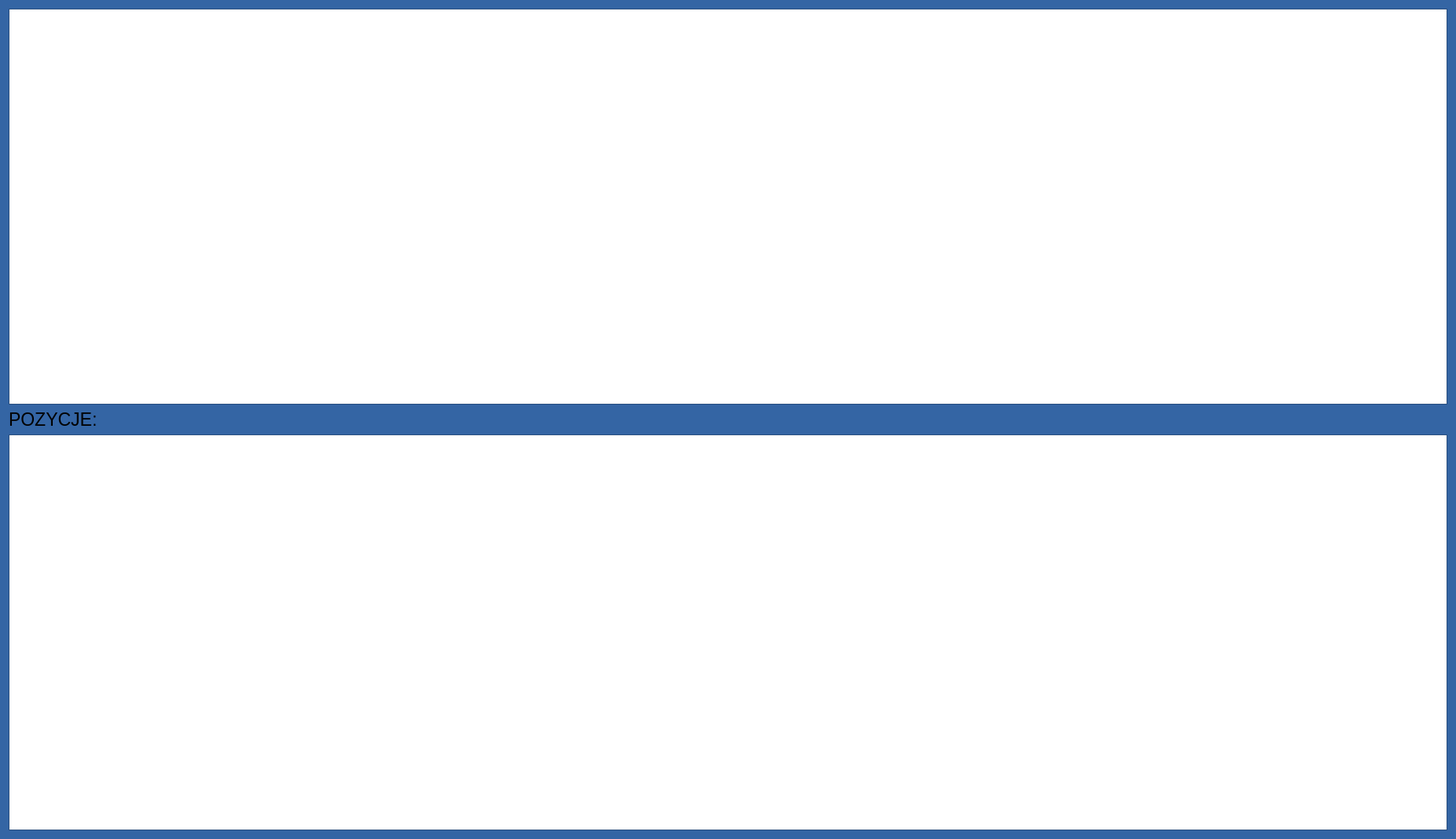
<?xml version="1.0" encoding="UTF-8"?>
<ui version="4.0">
 <class>RozniceDialog</class>
 <widget class="QDialog" name="RozniceDialog">
  <property name="geometry">
   <rect>
    <x>0</x>
    <y>0</y>
    <width>1850</width>
    <height>1066</height>
   </rect>
  </property>
  <property name="palette">
   <palette>
    <active>
     <colorrole role="WindowText">
      <brush brushstyle="SolidPattern">
       <color alpha="255">
        <red>0</red>
        <green>0</green>
        <blue>0</blue>
       </color>
      </brush>
     </colorrole>
     <colorrole role="Button">
      <brush brushstyle="SolidPattern">
       <color alpha="255">
        <red>52</red>
        <green>101</green>
        <blue>164</blue>
       </color>
      </brush>
     </colorrole>
     <colorrole role="Light">
      <brush brushstyle="SolidPattern">
       <color alpha="255">
        <red>78</red>
        <green>152</green>
        <blue>246</blue>
       </color>
      </brush>
     </colorrole>
     <colorrole role="Midlight">
      <brush brushstyle="SolidPattern">
       <color alpha="255">
        <red>65</red>
        <green>126</green>
        <blue>205</blue>
       </color>
      </brush>
     </colorrole>
     <colorrole role="Dark">
      <brush brushstyle="SolidPattern">
       <color alpha="255">
        <red>26</red>
        <green>50</green>
        <blue>82</blue>
       </color>
      </brush>
     </colorrole>
     <colorrole role="Mid">
      <brush brushstyle="SolidPattern">
       <color alpha="255">
        <red>34</red>
        <green>67</green>
        <blue>109</blue>
       </color>
      </brush>
     </colorrole>
     <colorrole role="Text">
      <brush brushstyle="SolidPattern">
       <color alpha="255">
        <red>0</red>
        <green>0</green>
        <blue>0</blue>
       </color>
      </brush>
     </colorrole>
     <colorrole role="BrightText">
      <brush brushstyle="SolidPattern">
       <color alpha="255">
        <red>255</red>
        <green>255</green>
        <blue>255</blue>
       </color>
      </brush>
     </colorrole>
     <colorrole role="ButtonText">
      <brush brushstyle="SolidPattern">
       <color alpha="255">
        <red>0</red>
        <green>0</green>
        <blue>0</blue>
       </color>
      </brush>
     </colorrole>
     <colorrole role="Base">
      <brush brushstyle="SolidPattern">
       <color alpha="255">
        <red>255</red>
        <green>255</green>
        <blue>255</blue>
       </color>
      </brush>
     </colorrole>
     <colorrole role="Window">
      <brush brushstyle="SolidPattern">
       <color alpha="255">
        <red>52</red>
        <green>101</green>
        <blue>164</blue>
       </color>
      </brush>
     </colorrole>
     <colorrole role="Shadow">
      <brush brushstyle="SolidPattern">
       <color alpha="255">
        <red>0</red>
        <green>0</green>
        <blue>0</blue>
       </color>
      </brush>
     </colorrole>
     <colorrole role="AlternateBase">
      <brush brushstyle="SolidPattern">
       <color alpha="255">
        <red>153</red>
        <green>178</green>
        <blue>209</blue>
       </color>
      </brush>
     </colorrole>
     <colorrole role="ToolTipBase">
      <brush brushstyle="SolidPattern">
       <color alpha="255">
        <red>255</red>
        <green>255</green>
        <blue>220</blue>
       </color>
      </brush>
     </colorrole>
     <colorrole role="ToolTipText">
      <brush brushstyle="SolidPattern">
       <color alpha="255">
        <red>0</red>
        <green>0</green>
        <blue>0</blue>
       </color>
      </brush>
     </colorrole>
    </active>
    <inactive>
     <colorrole role="WindowText">
      <brush brushstyle="SolidPattern">
       <color alpha="255">
        <red>0</red>
        <green>0</green>
        <blue>0</blue>
       </color>
      </brush>
     </colorrole>
     <colorrole role="Button">
      <brush brushstyle="SolidPattern">
       <color alpha="255">
        <red>52</red>
        <green>101</green>
        <blue>164</blue>
       </color>
      </brush>
     </colorrole>
     <colorrole role="Light">
      <brush brushstyle="SolidPattern">
       <color alpha="255">
        <red>78</red>
        <green>152</green>
        <blue>246</blue>
       </color>
      </brush>
     </colorrole>
     <colorrole role="Midlight">
      <brush brushstyle="SolidPattern">
       <color alpha="255">
        <red>65</red>
        <green>126</green>
        <blue>205</blue>
       </color>
      </brush>
     </colorrole>
     <colorrole role="Dark">
      <brush brushstyle="SolidPattern">
       <color alpha="255">
        <red>26</red>
        <green>50</green>
        <blue>82</blue>
       </color>
      </brush>
     </colorrole>
     <colorrole role="Mid">
      <brush brushstyle="SolidPattern">
       <color alpha="255">
        <red>34</red>
        <green>67</green>
        <blue>109</blue>
       </color>
      </brush>
     </colorrole>
     <colorrole role="Text">
      <brush brushstyle="SolidPattern">
       <color alpha="255">
        <red>0</red>
        <green>0</green>
        <blue>0</blue>
       </color>
      </brush>
     </colorrole>
     <colorrole role="BrightText">
      <brush brushstyle="SolidPattern">
       <color alpha="255">
        <red>255</red>
        <green>255</green>
        <blue>255</blue>
       </color>
      </brush>
     </colorrole>
     <colorrole role="ButtonText">
      <brush brushstyle="SolidPattern">
       <color alpha="255">
        <red>0</red>
        <green>0</green>
        <blue>0</blue>
       </color>
      </brush>
     </colorrole>
     <colorrole role="Base">
      <brush brushstyle="SolidPattern">
       <color alpha="255">
        <red>255</red>
        <green>255</green>
        <blue>255</blue>
       </color>
      </brush>
     </colorrole>
     <colorrole role="Window">
      <brush brushstyle="SolidPattern">
       <color alpha="255">
        <red>52</red>
        <green>101</green>
        <blue>164</blue>
       </color>
      </brush>
     </colorrole>
     <colorrole role="Shadow">
      <brush brushstyle="SolidPattern">
       <color alpha="255">
        <red>0</red>
        <green>0</green>
        <blue>0</blue>
       </color>
      </brush>
     </colorrole>
     <colorrole role="AlternateBase">
      <brush brushstyle="SolidPattern">
       <color alpha="255">
        <red>153</red>
        <green>178</green>
        <blue>209</blue>
       </color>
      </brush>
     </colorrole>
     <colorrole role="ToolTipBase">
      <brush brushstyle="SolidPattern">
       <color alpha="255">
        <red>255</red>
        <green>255</green>
        <blue>220</blue>
       </color>
      </brush>
     </colorrole>
     <colorrole role="ToolTipText">
      <brush brushstyle="SolidPattern">
       <color alpha="255">
        <red>0</red>
        <green>0</green>
        <blue>0</blue>
       </color>
      </brush>
     </colorrole>
    </inactive>
    <disabled>
     <colorrole role="WindowText">
      <brush brushstyle="SolidPattern">
       <color alpha="255">
        <red>26</red>
        <green>50</green>
        <blue>82</blue>
       </color>
      </brush>
     </colorrole>
     <colorrole role="Button">
      <brush brushstyle="SolidPattern">
       <color alpha="255">
        <red>52</red>
        <green>101</green>
        <blue>164</blue>
       </color>
      </brush>
     </colorrole>
     <colorrole role="Light">
      <brush brushstyle="SolidPattern">
       <color alpha="255">
        <red>78</red>
        <green>152</green>
        <blue>246</blue>
       </color>
      </brush>
     </colorrole>
     <colorrole role="Midlight">
      <brush brushstyle="SolidPattern">
       <color alpha="255">
        <red>65</red>
        <green>126</green>
        <blue>205</blue>
       </color>
      </brush>
     </colorrole>
     <colorrole role="Dark">
      <brush brushstyle="SolidPattern">
       <color alpha="255">
        <red>26</red>
        <green>50</green>
        <blue>82</blue>
       </color>
      </brush>
     </colorrole>
     <colorrole role="Mid">
      <brush brushstyle="SolidPattern">
       <color alpha="255">
        <red>34</red>
        <green>67</green>
        <blue>109</blue>
       </color>
      </brush>
     </colorrole>
     <colorrole role="Text">
      <brush brushstyle="SolidPattern">
       <color alpha="255">
        <red>26</red>
        <green>50</green>
        <blue>82</blue>
       </color>
      </brush>
     </colorrole>
     <colorrole role="BrightText">
      <brush brushstyle="SolidPattern">
       <color alpha="255">
        <red>255</red>
        <green>255</green>
        <blue>255</blue>
       </color>
      </brush>
     </colorrole>
     <colorrole role="ButtonText">
      <brush brushstyle="SolidPattern">
       <color alpha="255">
        <red>26</red>
        <green>50</green>
        <blue>82</blue>
       </color>
      </brush>
     </colorrole>
     <colorrole role="Base">
      <brush brushstyle="SolidPattern">
       <color alpha="255">
        <red>52</red>
        <green>101</green>
        <blue>164</blue>
       </color>
      </brush>
     </colorrole>
     <colorrole role="Window">
      <brush brushstyle="SolidPattern">
       <color alpha="255">
        <red>52</red>
        <green>101</green>
        <blue>164</blue>
       </color>
      </brush>
     </colorrole>
     <colorrole role="Shadow">
      <brush brushstyle="SolidPattern">
       <color alpha="255">
        <red>0</red>
        <green>0</green>
        <blue>0</blue>
       </color>
      </brush>
     </colorrole>
     <colorrole role="AlternateBase">
      <brush brushstyle="SolidPattern">
       <color alpha="255">
        <red>52</red>
        <green>101</green>
        <blue>164</blue>
       </color>
      </brush>
     </colorrole>
     <colorrole role="ToolTipBase">
      <brush brushstyle="SolidPattern">
       <color alpha="255">
        <red>255</red>
        <green>255</green>
        <blue>220</blue>
       </color>
      </brush>
     </colorrole>
     <colorrole role="ToolTipText">
      <brush brushstyle="SolidPattern">
       <color alpha="255">
        <red>0</red>
        <green>0</green>
        <blue>0</blue>
       </color>
      </brush>
     </colorrole>
    </disabled>
   </palette>
  </property>
  <property name="windowTitle">
   <string>Różnice rozkroje</string>
  </property>
  <layout class="QVBoxLayout" name="verticalLayout">
   <item>
    <widget class="QTableView" name="tableView">
     <property name="alternatingRowColors">
      <bool>true</bool>
     </property>
     <property name="selectionMode">
      <enum>QAbstractItemView::ExtendedSelection</enum>
     </property>
     <property name="selectionBehavior">
      <enum>QAbstractItemView::SelectRows</enum>
     </property>
     <property name="sortingEnabled">
      <bool>true</bool>
     </property>
     <attribute name="horizontalHeaderHighlightSections">
      <bool>false</bool>
     </attribute>
     <attribute name="verticalHeaderVisible">
      <bool>false</bool>
     </attribute>
     <attribute name="verticalHeaderHighlightSections">
      <bool>false</bool>
     </attribute>
    </widget>
   </item>
   <item>
    <layout class="QHBoxLayout" name="horizontalLayout_2">
     <item>
      <widget class="QLabel" name="label_2">
       <property name="font">
        <font>
         <pointsize>17</pointsize>
        </font>
       </property>
       <property name="text">
        <string>POZYCJE:</string>
       </property>
      </widget>
     </item>
     <item>
      <spacer name="horizontalSpacer_2">
       <property name="orientation">
        <enum>Qt::Horizontal</enum>
       </property>
       <property name="sizeHint" stdset="0">
        <size>
         <width>40</width>
         <height>20</height>
        </size>
       </property>
      </spacer>
     </item>
    </layout>
   </item>
   <item>
    <widget class="QTableView" name="tableViewSzczegoly">
     <property name="editTriggers">
      <set>QAbstractItemView::NoEditTriggers</set>
     </property>
     <property name="alternatingRowColors">
      <bool>true</bool>
     </property>
     <property name="selectionMode">
      <enum>QAbstractItemView::NoSelection</enum>
     </property>
     <property name="selectionBehavior">
      <enum>QAbstractItemView::SelectRows</enum>
     </property>
     <property name="sortingEnabled">
      <bool>true</bool>
     </property>
     <attribute name="horizontalHeaderHighlightSections">
      <bool>false</bool>
     </attribute>
     <attribute name="verticalHeaderVisible">
      <bool>false</bool>
     </attribute>
     <attribute name="verticalHeaderHighlightSections">
      <bool>false</bool>
     </attribute>
    </widget>
   </item>
  </layout>
 </widget>
 <resources/>
 <connections/>
</ui>
